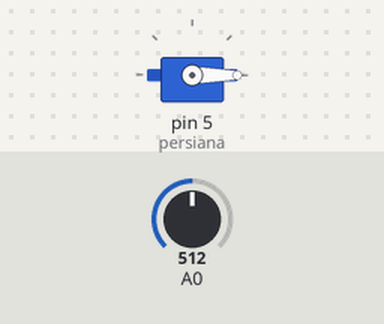
Simulated run of this sketch. Board: Arduino Uno, built with avr-gcc and run on an emulated ATmega328P. Parts: servo. Inputs (shaded band) come from the test bench; at power-on: A0 = 512.

Above: at 1.2 s.
1.3 s: A0 set to 641
2.8 s: A0 set to 668
At 3.1 s:
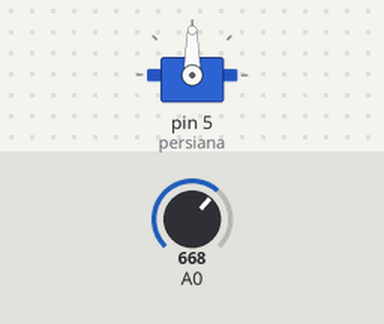
4.3 s: A0 set to 409
5.8 s: A0 set to 385
At 6.7 s:
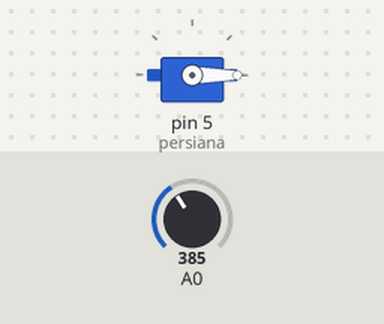
7.3 s: A0 set to 716
At 8.0 s:
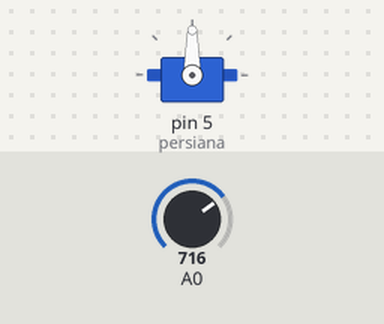
Timing chart, 0 to 9.9 s (numbered marks = the images above; inputs shaded):
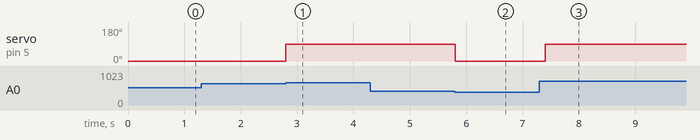

The sketch:

Projeto_077_Persiana_Automatica_com_LDR.ino
```cpp
// Projeto 077 - Persiana Automática com LDR
// Arduino Uno | Arduino Neon Lab

#include <Servo.h>
Servo persiana;
const int ABRE=650,FECHA=400;
bool aberta=false;
void setup(){persiana.attach(5);persiana.write(0);}
void loop(){
 int luz=analogRead(A0);
 if(luz>ABRE)aberta=true;
 else if(luz<FECHA)aberta=false;
 persiana.write(aberta?90:0);delay(200);
}
```

Measured:
- the behaviour switches between 650 and 651 on A0 (found by bisection; images 0 and 1)
- the behaviour switches between 400 and 399 on A0 (found by bisection; images 1 and 2)
- after the input at 1.3 s, every drawn part: stays the same
- after the input at 2.8 s, servo on pin 5 (persiana): 0° → 90° at once
- after the input at 4.3 s, every drawn part: stays the same
- after the input at 5.8 s, servo on pin 5 (persiana): 90° → 0° at once
- after the input at 7.3 s, servo on pin 5 (persiana): 0° → 90° after 0.11 s
